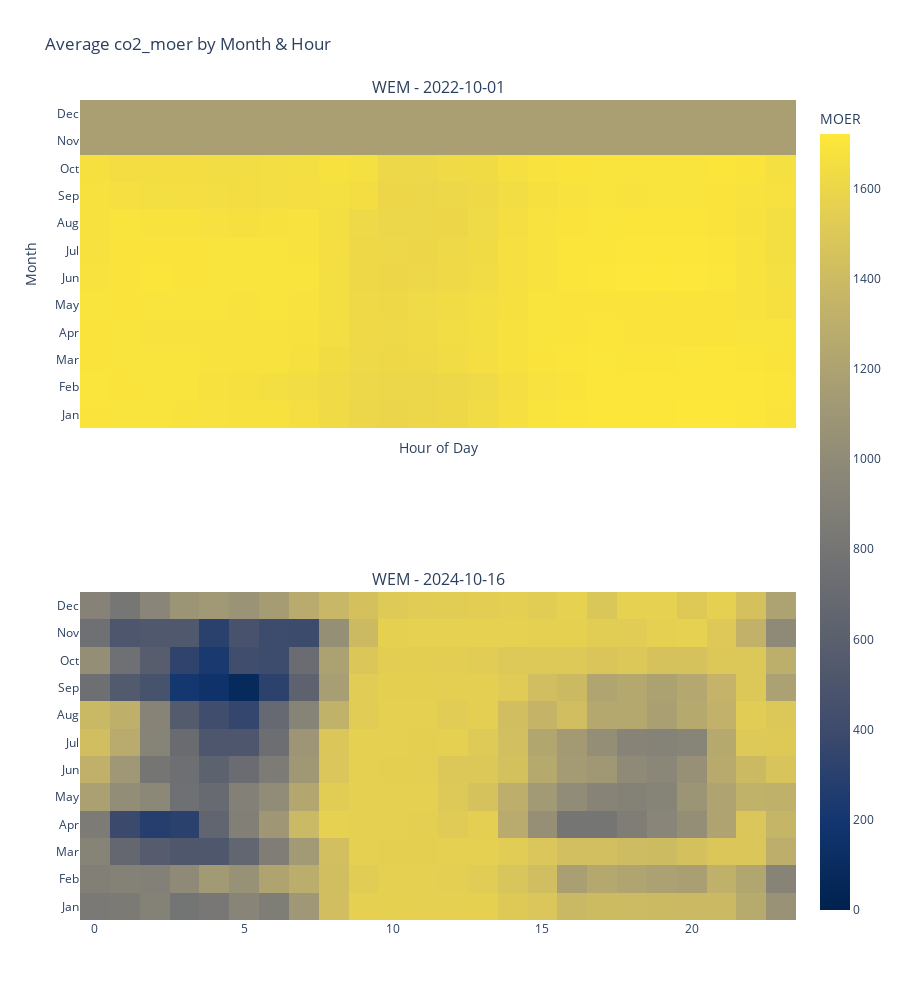

Notebook cell for this chart:
### Code cell
report.plot_ba_heatmaps(jobs)

### Figure 1 — Plotly figure (JSON) as saved in the notebook; plotly's stock layout.template omitted (floating-point values rounded to 4 significant figures; data arrays with more than 128 entries replaced by an {"elided": "..."} marker saying what was removed)
{"data": [{"colorbar": {"title": {"text": "MOER"}}, "colorscale": [[0, "#00224e"], [0.1111, "#123570"], [0.2222, "#3b496c"], [0.3333, "#575d6d"], [0.4444, "#707173"], [0.5556, "#8a8678"], [0.6667, "#a59c74"], [0.7778, "#c3b369"], [0.8889, "#e1cc55"], [1, "#fee838"]], "showscale": true, "type": "heatmap", "x": [0, 1, 2, 3, 4, 5, 6, 7, 8, 9, 10, 11, 12, 13, 14, 15, 16, 17, 18, 19, 20, 21, 22, 23], "xaxis": "x", "y": ["Jan", "Feb", "Mar", "Apr", "May", "Jun", "Jul", "Aug", "Sep", "Oct", "Nov", "Dec"], "yaxis": "y", "z": {"elided": "12x24 float values"}, "zmax": 1721.0, "zmin": 0}, {"colorbar": {"title": {"text": "MOER"}}, "colorscale": [[0, "#00224e"], [0.1111, "#123570"], [0.2222, "#3b496c"], [0.3333, "#575d6d"], [0.4444, "#707173"], [0.5556, "#8a8678"], [0.6667, "#a59c74"], [0.7778, "#c3b369"], [0.8889, "#e1cc55"], [1, "#fee838"]], "showscale": false, "type": "heatmap", "x": [0, 1, 2, 3, 4, 5, 6, 7, 8, 9, 10, 11, 12, 13, 14, 15, 16, 17, 18, 19, 20, 21, 22, 23], "xaxis": "x2", "y": ["Jan", "Feb", "Mar", "Apr", "May", "Jun", "Jul", "Aug", "Sep", "Oct", "Nov", "Dec"], "yaxis": "y2", "z": {"elided": "12x24 float values"}, "zmax": 1721.0, "zmin": 0}], "layout": {"annotations": [{"font": {"size": 16}, "showarrow": false, "text": "WEM - 2022-10-01", "x": 0.5, "xanchor": "center", "xref": "paper", "y": 1, "yanchor": "bottom", "yref": "paper"}, {"font": {"size": 16}, "showarrow": false, "text": "WEM - 2024-10-16", "x": 0.5, "xanchor": "center", "xref": "paper", "y": 0.4, "yanchor": "bottom", "yref": "paper"}], "height": 1000, "title": {"text": "Average co2_moer by Month & Hour"}, "xaxis": {"anchor": "y", "domain": [0, 1], "matches": "x2", "showticklabels": false, "tickmode": "linear", "title": {"text": "Hour of Day"}}, "xaxis2": {"anchor": "y2", "domain": [0, 1]}, "yaxis": {"anchor": "x", "domain": [0.6, 1], "title": {"text": "Month"}}, "yaxis2": {"anchor": "x2", "domain": [0, 0.4]}}}
